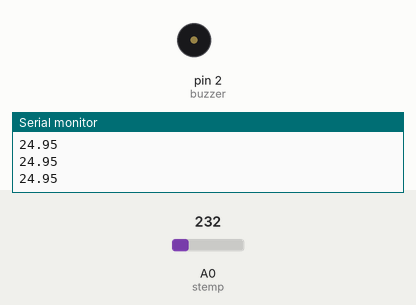
Recording of a sketch running on a simulated Arduino Uno, built with avr-gcc and run on an emulated ATmega328P. On the bench: buzzer (waves = sounding), the last lines printed to the serial monitor. The inputs (shaded band) are chosen by the test bench; at power-on: A0 (stemp) = 232.

Above: at 1.2 s.
1.3 s: A0 (stemp) set to 250
At 2.5 s:
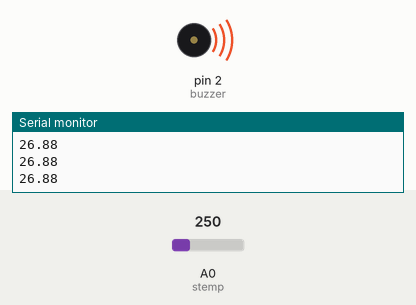
2.8 s: A0 (stemp) set to 266
Timing chart, 0 to 5.8 s (numbered marks = the images above; inputs shaded):
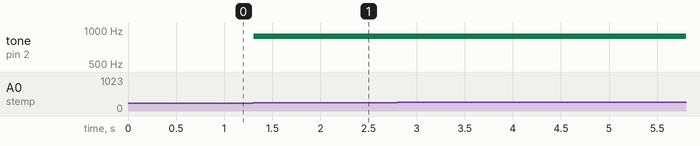

Measured:
- the behaviour switches between 232 and 233 on A0 (stemp) (found by bisection; images 0 and 1)
- after the input at 1.3 s, tone on pin 2 (buzzer): silent → 880 Hz at once

The sketch:

SensoresExemplo_02.ino
```cpp
// Sensores - Exemplo 2

const int stemp = A0;
const int buzzer = 2;


void setup() {
  Serial.begin(9600);
  analogReference(INTERNAL); // 1.1V
}

void loop() {
  int valTemp = analogRead(stemp);
  float tempV = valTemp * 1.1 /1023.0;

  float tempC = tempV / 0.01;

  Serial.println(tempC);

  if (tempC > 25.0) {
    tone(buzzer, 880);
  } else {
    noTone(buzzer);
  }

  delay(100);

}
```
